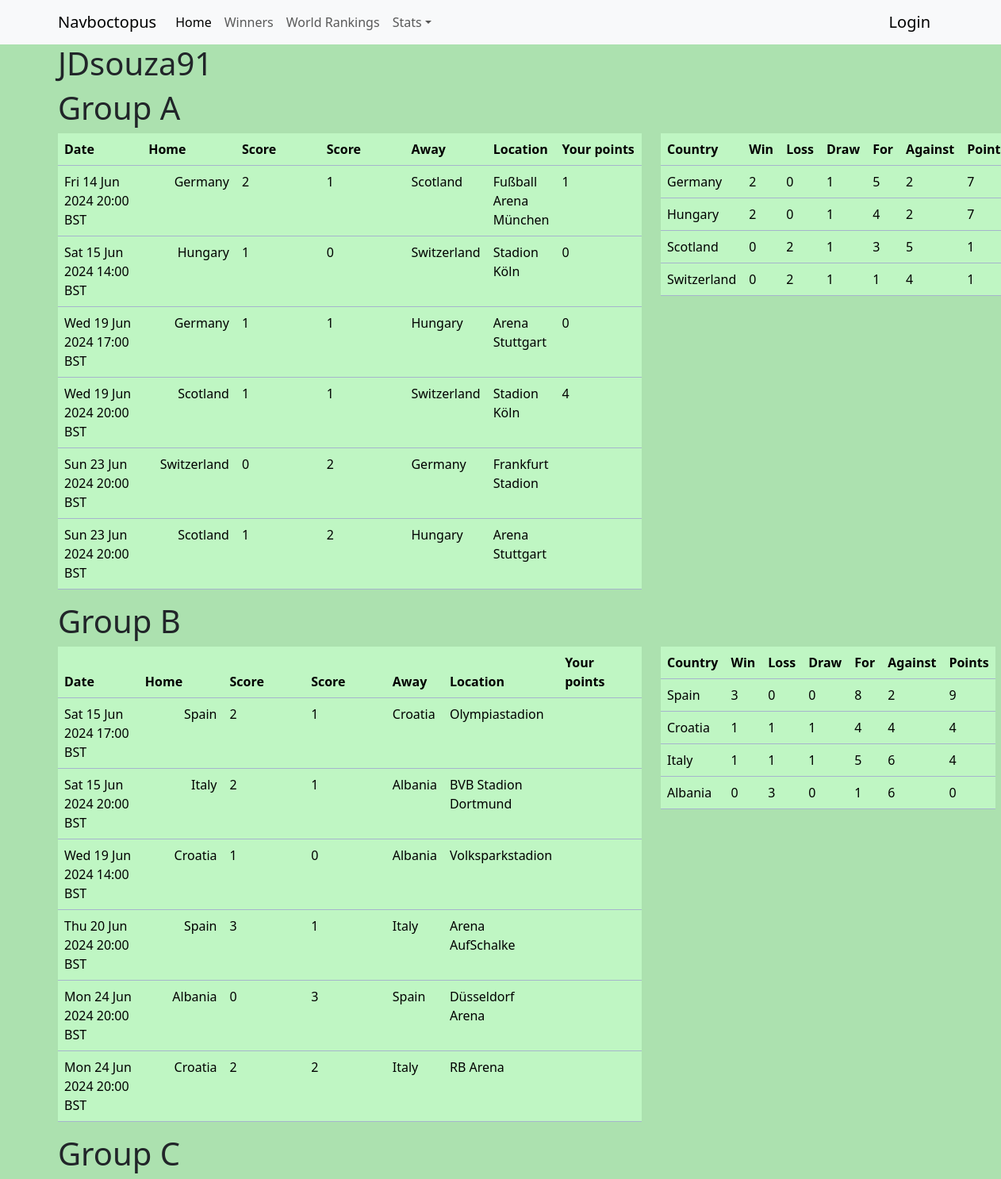
/predictions/14 (upper part), run on the app's committed database.
### predictor/models.py (models this page shows, shortened)
class Prediction(models.Model):
    country = models.CharField(max_length=50,default=None,null=True)
    match_choice = models.ForeignKey(Score,on_delete=models.CASCADE)
    score = models.IntegerField(null=True,blank=True)
    score_aet = models.IntegerField(null=True,blank=True)
    penalties = models.IntegerField(null=True,blank=True)
    user = models.ForeignKey(User,on_delete=models.CASCADE)
    points = models.IntegerField(null=True)
    exact = models.IntegerField(null=True)
    actual = models.CharField(null=True,max_length=50)

class Score(models.Model):
    country = models.ForeignKey(Country,on_delete=models.CASCADE,blank=True,null=True,default=211)
    date = models.DateTimeField()
    match_number = models.ForeignKey(Match,on_delete=models.CASCADE)
    stage = models.CharField(max_length=20)
    home_away = models.CharField(max_length=20)
    location = models.CharField(max_length=50,default=None,null=True)
    group = models.ForeignKey(Group, verbose_name=("Group"),on_delete=models.CASCADE,null=True,blank=True)

class Group(models.Model):
    letter = models.CharField(max_length=1)
    def __str__(self) -> str:
        return f'Group {self.letter}'

class Country(models.Model):
    name = models.CharField(max_length=28)
    fifa_ranking = models.IntegerField()
    fifa_points = models.DecimalField(decimal_places=1,max_digits=6)
    short_name = models.CharField(max_length=23)
    class Meta:
        verbose_name_plural = "countries"

### predictor/views.py (the view)
# urls.py: path('predictions/<int:id>',views.SeeUserPredictions.as_view(),name='predictions'),
class SeeUserPredictions(View):
    template_name = 'predictor/prediction/closed_predictions.html'
    def get(self, request,id):
        user_name = User.objects.filter(id=id).get()
        context = get_group_tables(request,user_name)
        context['user_name'] = user_name
        return render(request,self.template_name,context)

### predictor/models.py (called while the page is built)
    def __str__(self) -> str:
        return f'{self.match_number}'

### predictor/templates/predictor/prediction/closed_predictions.html (shortened to what this page needs)
{% extends 'predictor/base.html' %}
{% block content %}
{% load static %}
{% load tz %}
<div class="container">
            <h1>{{user_name}}</h1>
        {% for group in grouped %}
        <div class="row">
        <h1>{{group.0.0.match_choice.group}}</h1>
        <div class="col-12 col-lg-8">
        <div
        class="table-responsive"
    >
    <table
    class="table table-primary"
    >
    <thead>
        <tr>
            <th class="col-2 d-none d-lg-table-cell" scope="col">Date</th>
            <th class="col-2 justify-content-end" scope="col">Home</th>
            <th class="col-2" scope="col">Score</th>
            <th class="col-2" scope="col">Score</th>
            <th scope="col-2">Away</th>
            <th class="d-none d-lg-table-cell">Location</th>
            <th class="col-2" scope="col">Your points</th>
        </tr>
    </thead>
    <tbody>
        {% for match in group %}
            <tr class="">
                <td class="d-none d-lg-table-cell">{{match.0.match_choice.date|timezone:"Europe/London"|date:"D d M Y H:s e"}}</td>
                <td class="text-end">{{match.0.match_choice.country.name}}</td>
                <td>{{match.0.score}}</td>
                <td>{{match.1.score}}</td>
                <td>{{match.1.match_choice.country.name}}</td>
                <td class="d-none d-lg-table-cell">{{match.1.match_choice.location}}</td>
                <td>{% if match.0.points != None %}{{match.0.points}}{% endif %}</td>
            </tr>
            {% endfor %}
        </tbody>
    </table>
</div>
</div>
<div class="col-4">
    <table
    class="table table-primary"
    >
    <thead>
        <tr>
            <th scope="col">Country</th>
            <th scope="col">Win</th>
            <th scope="col">Loss</th>
            <th scope="col">Draw</th>
            <th scope="col">For</th>
            <th scope="col">Against</th>
            <th scope="col">Points</th>
        </tr>
    </thead>
    <tbody>
    {% for result in stuff|slice:forloop.counter|last %}
    <tr>
        <td>{{result.country}}</td>
        <td>{{result.wins}}</td>
        <td>{{result.losses}}</td>
        <td>{{result.draws}}</td>
        <td>{{result.goals_for}}</td>
        <td>{{result.goals_against}}</td>
        <td>{{result.points}}</td>
        </tr>
        {% endfor %}
    </tbody>
    </table>
</div>
</div>
{% endfor %}
</div>
{% endblock content %}

### predictor/static/predictor/style/styles.css (style rules this page uses)
.table { --bs-table-bg:#BFF6C3; }
body { background-color: #ACE1AF; }

### data on the page
Prediction: match_choice.letter "Group A", match_choice.date "Fri 14 Jun 2024 20:00 BST", match_choice.name "Germany", score "2", score "1", name "Scotland", location "Fußball Arena München", points "1"
Prediction: match_choice.date "Sat 15 Jun 2024 14:00 BST", match_choice.name "Hungary", score "1", score "0", name "Switzerland", location "Stadion Köln", points "0"
Prediction: match_choice.date "Wed 19 Jun 2024 17:00 BST", match_choice.name "Germany", score "1", name "Hungary", location "Arena Stuttgart", points "0"
Prediction: match_choice.date "Wed 19 Jun 2024 20:00 BST", match_choice.name "Scotland", score "1", name "Switzerland", location "Stadion Köln", points "4"
Prediction: match_choice.date "Sun 23 Jun 2024 20:00 BST", match_choice.name "Switzerland", score "0", score "2", name "Germany", location "Frankfurt Stadion"
Prediction: match_choice.date "Sun 23 Jun 2024 20:00 BST", match_choice.name "Scotland", score "1", score "2", name "Hungary", location "Arena Stuttgart"
Country: country "Germany"
Country: country "Hungary"
Country: country "Scotland"
Country: country "Switzerland"
Prediction: match_choice.letter "Group B", match_choice.date "Sat 15 Jun 2024 17:00 BST", match_choice.name "Spain", score "2", score "1", name "Croatia", location "Olympiastadion"
Prediction: match_choice.date "Sat 15 Jun 2024 20:00 BST", match_choice.name "Italy", score "2", score "1", name "Albania", location "BVB Stadion Dortmund"
Prediction: match_choice.date "Wed 19 Jun 2024 14:00 BST", match_choice.name "Croatia", score "1", score "0", name "Albania", location "Volksparkstadion"
Prediction: match_choice.date "Thu 20 Jun 2024 20:00 BST", match_choice.name "Spain", score "3", score "1", name "Italy", location "Arena AufSchalke"
Prediction: match_choice.date "Mon 24 Jun 2024 20:00 BST", match_choice.name "Albania", score "0", score "3", name "Spain", location "Düsseldorf Arena"
Prediction: match_choice.date "Mon 24 Jun 2024 20:00 BST", match_choice.name "Croatia", score "2", name "Italy", location "RB Arena"
Country: country "Spain"
Country: country "Croatia"
Country: country "Italy"
Country: country "Albania"
Prediction: match_choice.letter "Group C"

### other printed values
{{ user_name }} "JDsouza91"
{{ result.wins }} "2" "2" "0" "0" "3" "1" "1" "0"
{{ result.losses }} "0" "0" "2" "2" "0" "1" "1" "3"
{{ result.draws }} "1" "1" "1" "1" "0" "1" "1" "0"
{{ result.goals_for }} "5" "4" "3" "1" "8" "4" "5" "1"
{{ result.goals_against }} "2" "2" "5" "4" "2" "4" "6" "6"
{{ result.points }} "7" "7" "1" "1" "9" "4" "4" "0"
